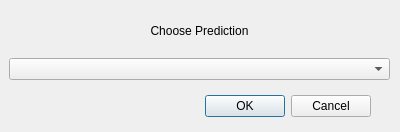
<?xml version="1.0" encoding="UTF-8"?>
<ui version="4.0">
 <class>choose_prediction</class>
 <widget class="QDialog" name="choose_prediction">
  <property name="geometry">
   <rect>
    <x>0</x>
    <y>0</y>
    <width>400</width>
    <height>132</height>
   </rect>
  </property>
  <property name="windowTitle">
   <string>Choose Prediction</string>
  </property>
  <widget class="QDialogButtonBox" name="buttonBox">
   <property name="geometry">
    <rect>
     <x>30</x>
     <y>90</y>
     <width>341</width>
     <height>32</height>
    </rect>
   </property>
   <property name="orientation">
    <enum>Qt::Horizontal</enum>
   </property>
   <property name="standardButtons">
    <set>QDialogButtonBox::Cancel|QDialogButtonBox::Ok</set>
   </property>
  </widget>
  <widget class="QWidget" name="verticalLayoutWidget">
   <property name="geometry">
    <rect>
     <x>9</x>
     <y>9</y>
     <width>381</width>
     <height>71</height>
    </rect>
   </property>
   <layout class="QVBoxLayout" name="verticalLayout">
    <item>
     <widget class="QLabel" name="label">
      <property name="text">
       <string>Choose Prediction</string>
      </property>
      <property name="alignment">
       <set>Qt::AlignCenter</set>
      </property>
     </widget>
    </item>
    <item>
     <widget class="QComboBox" name="comboBox"/>
    </item>
   </layout>
  </widget>
 </widget>
 <resources/>
 <connections>
  <connection>
   <sender>buttonBox</sender>
   <signal>accepted()</signal>
   <receiver>choose_prediction</receiver>
   <slot>accept()</slot>
   <hints>
    <hint type="sourcelabel">
     <x>248</x>
     <y>254</y>
    </hint>
    <hint type="destinationlabel">
     <x>157</x>
     <y>274</y>
    </hint>
   </hints>
  </connection>
  <connection>
   <sender>buttonBox</sender>
   <signal>rejected()</signal>
   <receiver>choose_prediction</receiver>
   <slot>reject()</slot>
   <hints>
    <hint type="sourcelabel">
     <x>316</x>
     <y>260</y>
    </hint>
    <hint type="destinationlabel">
     <x>286</x>
     <y>274</y>
    </hint>
   </hints>
  </connection>
 </connections>
</ui>
